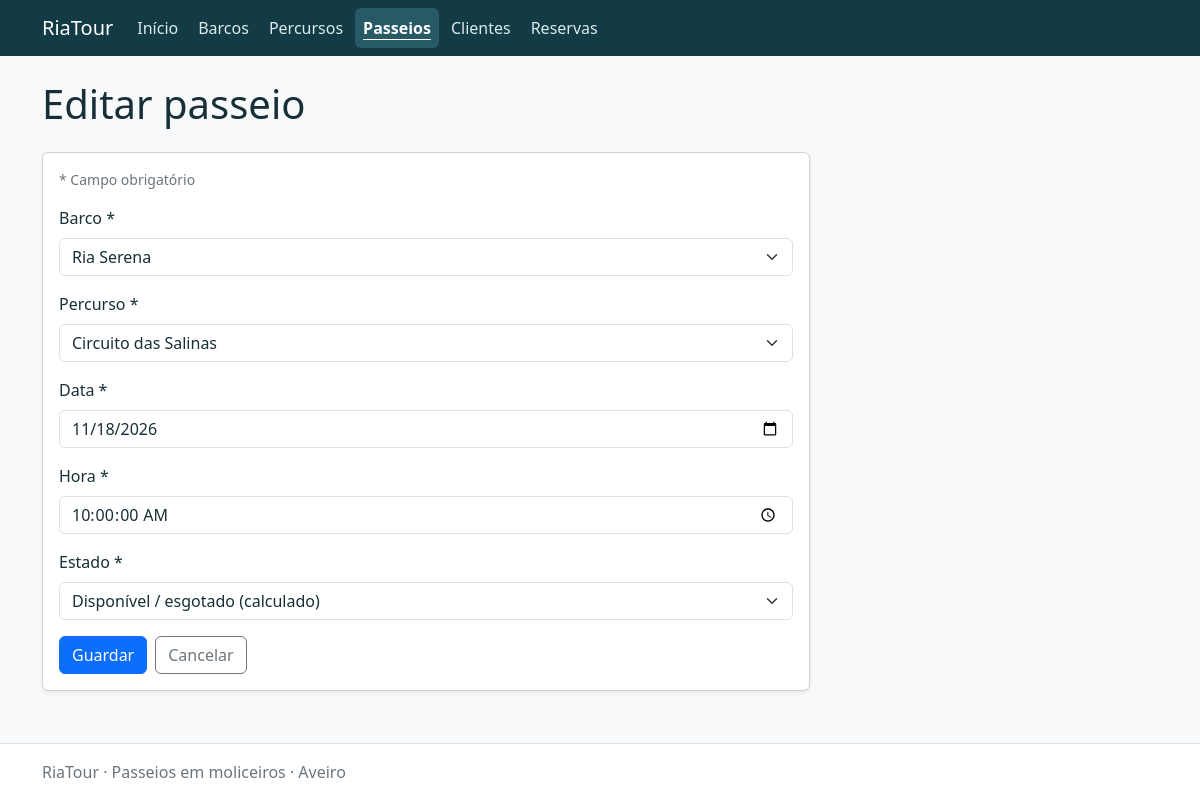
Page /trips/form.php?id=1 on the committed database.
### tables this page shows
CREATE TABLE trips (
    id INT UNSIGNED AUTO_INCREMENT PRIMARY KEY,
    boat_id INT UNSIGNED NOT NULL,
    route_id INT UNSIGNED NOT NULL,
    trip_date DATE NOT NULL,
    trip_time TIME NOT NULL,
    is_cancelled TINYINT UNSIGNED NOT NULL DEFAULT 0,
    CONSTRAINT chk_trips_time CHECK (trip_time BETWEEN '00:00:00' AND '23:59:59'),
    CONSTRAINT chk_trips_cancelled CHECK (is_cancelled IN (0, 1)),
    CONSTRAINT fk_trips_boat FOREIGN KEY (boat_id) REFERENCES boats (id) ON DELETE RESTRICT,
    CONSTRAINT fk_trips_route FOREIGN KEY (route_id) REFERENCES routes (id) ON DELETE RESTRICT
);

CREATE TABLE boats (
    id INT UNSIGNED AUTO_INCREMENT PRIMARY KEY,
    name VARCHAR(100) NOT NULL,
    capacity SMALLINT UNSIGNED NOT NULL,
    status VARCHAR(10) NOT NULL DEFAULT 'ativo',
    CONSTRAINT chk_boats_name CHECK (CHAR_LENGTH(TRIM(name)) > 0),
    CONSTRAINT chk_boats_capacity CHECK (capacity > 0),
    CONSTRAINT chk_boats_status CHECK (status IN ('ativo', 'inativo'))
);

CREATE TABLE routes (
    id INT UNSIGNED AUTO_INCREMENT PRIMARY KEY,
    name VARCHAR(100) NOT NULL,
    description TEXT NOT NULL,
    duration_minutes SMALLINT UNSIGNED NOT NULL,
    price_per_passenger DECIMAL(8,2) NOT NULL,
    CONSTRAINT chk_routes_name CHECK (CHAR_LENGTH(TRIM(name)) > 0),
    CONSTRAINT chk_routes_description CHECK (CHAR_LENGTH(TRIM(description)) > 0),
    CONSTRAINT chk_routes_duration CHECK (duration_minutes > 0),
    CONSTRAINT chk_routes_price CHECK (price_per_passenger > 0)
);

### app/helpers/functions.php (called while the page is built, shortened)
<?php
function e($value): string
{
    return htmlspecialchars((string) $value, ENT_QUOTES | ENT_SUBSTITUTE, 'UTF-8');
}
function url(string $path = ''): string
{
    global $config;
    return rtrim($config['base_url'], '/') . '/' . ltrim($path, '/');
}
function database(): PDO
{
    global $config;
    static $connection = null;
    if ($connection === null) {
        $connection = new PDO(
            "mysql:host={$config['host']};port={$config['port']};dbname={$config['database']};charset=utf8mb4",
            $config['username'],
            $config['password'],
            [
                PDO::ATTR_ERRMODE => PDO::ERRMODE_EXCEPTION,
                PDO::ATTR_DEFAULT_FETCH_MODE => PDO::FETCH_ASSOC,
                PDO::ATTR_EMULATE_PREPARES => false,
            ]
        );
    }
    return $connection;
}
function fetchAll(string $sql, array $parameters = []): array
{
    $statement = database()->prepare($sql);
    $statement->execute($parameters);
    return $statement->fetchAll();
}
function inputText(array $input, string $key): string
{
    return isset($input[$key]) && is_string($input[$key]) ? trim($input[$key]) : '';
}
function requestId(): int
{
    $id = filter_var(inputText($_GET, 'id'), FILTER_VALIDATE_INT, ['options' => ['min_range' => 1]]);
    return $id;
}
function fetchRecord(string $sql, int $id): array
{
    try {
        $statement = database()->prepare($sql);
        $statement->execute(['id' => $id]);
        $record = $statement->fetch();
    } catch (PDOException $exception) {
        error_log($exception->getMessage());
        pageError(503, 'Não foi possível consultar os dados. Verifique a ligação à base de dados.');
    }
    return $record;
}
function fieldAttributes(array $errors, string $field): string
{
    return isset($errors[$field]) ? ' aria-invalid="true" aria-describedby="' . e($field) . '-error"' : '';
}

### app/config/local.php (called while the page is built)
<?php
return [
    'host' => '127.0.0.1',
    'port' => 3306,
    'database' => 'bdRiaTour_NomeConcorrente_C27',
    'username' => 'root',
    'password' => '',
    'base_url' => '',
];

### app/bootstrap.php (called while the page is built, shortened)
<?php
$config = require __DIR__ . '/config/local.php';
require_once __DIR__ . '/helpers/functions.php';

### public/trips/form.php (the view, shortened to what this page needs)
<?php
require __DIR__ . '/../../app/bootstrap.php';
$id = array_key_exists('id', $_GET) ? requestId() : null;
$values = ['boat_id' => '', 'route_id' => '', 'trip_date' => '', 'trip_time' => '', 'is_cancelled' => '0'];
$values['trip_date'] = date('Y-m-d');
if ($id !== null) {
    $values = fetchRecord('SELECT * FROM trips WHERE id = :id', $id);
}
$options = [];
try {
    $options['boat_id'] = fetchAll("SELECT id, name AS label FROM boats ORDER BY name");
    $options['route_id'] = fetchAll("SELECT id, name AS label FROM routes ORDER BY name");
} catch (PDOException $exception) {
    error_log($exception->getMessage());
    pageError(503, 'Não foi possível carregar as opções.');
}
$options['status'] = [['id'=>'pendente','label'=>'Pendente'],['id'=>'confirmada','label'=>'Confirmada'],['id'=>'cancelada','label'=>'Cancelada']];
$options['is_cancelled'] = [['id'=>'0','label'=>'Disponível / esgotado (calculado)'],['id'=>'1','label'=>'Cancelado']];
$errors = [];
require __DIR__ . '/../../app/views/header.php';
?>
<form data-validate method="post" class="card card-body riatour-edit shadow-sm">
<p class="small text-secondary">* Campo obrigatório</p>
<div class="mb-3"><label class="form-label" for="boat_id">Barco <span aria-hidden="true">*</span></label>
<select class="form-select<?= isset($errors['boat_id']) ? ' is-invalid' : '' ?>"<?= fieldAttributes($errors, 'boat_id') ?> id="boat_id" name="boat_id" required><option value="">Selecionar</option><?php foreach ($options['boat_id'] as $option): ?><option value="<?= e($option['id']) ?>" <?= (string) $values['boat_id'] === (string) $option['id'] ? 'selected' : '' ?>><?= e($option['label']) ?></option><?php endforeach; ?></select><?php fieldFeedback($errors, 'boat_id', (string) $values['boat_id']); ?></div>
<div class="mb-3"><label class="form-label" for="route_id">Percurso <span aria-hidden="true">*</span></label>
<select class="form-select<?= isset($errors['route_id']) ? ' is-invalid' : '' ?>"<?= fieldAttributes($errors, 'route_id') ?> id="route_id" name="route_id" required><option value="">Selecionar</option><?php foreach ($options['route_id'] as $option): ?><option value="<?= e($option['id']) ?>" <?= (string) $values['route_id'] === (string) $option['id'] ? 'selected' : '' ?>><?= e($option['label']) ?></option><?php endforeach; ?></select><?php fieldFeedback($errors, 'route_id', (string) $values['route_id']); ?></div>
<div class="mb-3"><label class="form-label" for="trip_date">Data <span aria-hidden="true">*</span></label>
<input class="form-control<?= isset($errors['trip_date']) ? ' is-invalid' : '' ?>"<?= fieldAttributes($errors, 'trip_date') ?> id="trip_date" name="trip_date" type="date" min="<?= e(date('Y-m-d')) ?>"   value="<?= e($values['trip_date']) ?>" required><?php fieldFeedback($errors, 'trip_date', (string) $values['trip_date']); ?></div>
<div class="mb-3"><label class="form-label" for="trip_time">Hora <span aria-hidden="true">*</span></label>
<input class="form-control<?= isset($errors['trip_time']) ? ' is-invalid' : '' ?>"<?= fieldAttributes($errors, 'trip_time') ?> id="trip_time" name="trip_time" type="time"  step="1" value="<?= e($values['trip_time']) ?>" required><?php fieldFeedback($errors, 'trip_time', (string) $values['trip_time']); ?></div>
<div class="mb-3"><label class="form-label" for="is_cancelled">Estado <span aria-hidden="true">*</span></label>
<select class="form-select<?= isset($errors['is_cancelled']) ? ' is-invalid' : '' ?>"<?= fieldAttributes($errors, 'is_cancelled') ?> id="is_cancelled" name="is_cancelled" required><option value="">Selecionar</option><?php foreach ($options['is_cancelled'] as $option): ?><option value="<?= e($option['id']) ?>" <?= (string) $values['is_cancelled'] === (string) $option['id'] ? 'selected' : '' ?>><?= e($option['label']) ?></option><?php endforeach; ?></select><?php fieldFeedback($errors, 'is_cancelled', (string) $values['is_cancelled']); ?></div>
<div class="d-flex flex-wrap gap-2"><button type="submit" class="btn btn-primary">Guardar</button> <a class="btn btn-outline-secondary" href="<?= e(url('trips/')) ?>">Cancelar</a></div>
</form>
<?php require __DIR__ . '/../../app/views/footer.php'; ?>

### public/assets/riatour.css (style rules this page uses)
:root { --bs-body-color: #172f37; }
.riatour-edit { max-width: 48rem; }

### rows in the picture
trips: boat_id "Ria Serena", route_id "Circuito das Salinas", trip_date "11/18/2026", trip_time "10:00:00", is_cancelled "Disponível / esgotado (calculado)"

### other values in the picture
$label "Barcos"
$label "Percursos"
$label "Passeios"
$label "Clientes"
$label "Reservas"
$title "Editar passeio"
